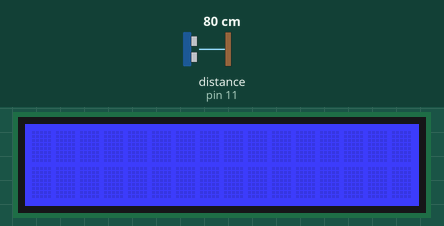
Recording of a sketch running on a simulated Arduino Uno, built with avr-gcc and run on an emulated ATmega328P. On the bench: 16×2 character LCD. Inputs (shaded band) come from the test bench; at power-on: distance to the obstacle (sensor on pin 11) 80 cm. The echo pulse lasts 58.3 µs per cm; what the sketch prints to the serial monitor is not drawn.

Above: at 2.2 s.
2.3 s: distance to the obstacle (sensor on pin 11) set to 52 cm
4.0 s: distance to the obstacle (sensor on pin 11) set to 44 cm
At 6.0 s:
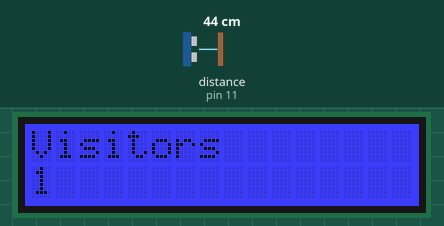
At 8.8 s:
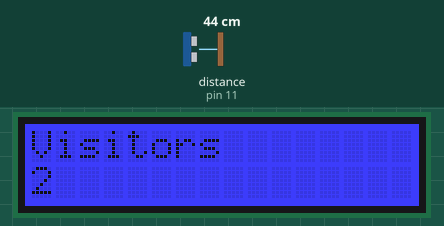
Timing chart, 0 to 10.3 s (numbered marks = the images above; inputs shaded):
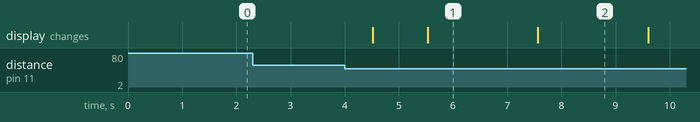

Measured:
- the behaviour switches between 50 and 49 cm on distance to the obstacle (sensor on pin 11) (found by bisection; images 0 and 1)
- after the input at 2.3 s, every drawn part: stays the same
- after the input at 4.0 s, the display: first changes after 0.52 s (image 1 shows a later state)
- what the display in image 1 shows lasts 2.1 s, from 5.5 s to 7.6 s

The sketch:

Showroom-visitor_counter.ino
```cpp
#include <NewPing.h>
#include <Wire.h>
#include "rgb_lcd.h"

rgb_lcd lcd;

#define TRIGGER_PIN  12  // Arduino pin tied to trigger pin on the ultrasonic sensor.
#define ECHO_PIN     11  // Arduino pin tied to echo pin on the ultrasonic sensor.
#define MAX_DISTANCE 200 // Maximum distance we want to ping for (in centimeters). Maximum sensor distance is rated at 400-500cm.

NewPing sonar(TRIGGER_PIN, ECHO_PIN, MAX_DISTANCE); // NewPing setup of pins and maximum distance.

long count = 1;
const int colorR = 0;
const int colorG = 0;
const int colorB = 255;

void setup() {
  Serial.begin(115200); // Open serial monitor at 115200 baud to see ping results.
  // set up the LCD's number of columns and rows:
  lcd.begin(16, 2);
  // initialize the serial communications:
  //Serial.begin(9600);
  lcd.setRGB(colorR, colorG, colorB);

  // Print a message to the LCD.

  delay(1000);
}

void loop() {
  //delay(500);                     // Wait 50ms between pings (about 20 pings/sec). 29ms should be the shortest delay between pings.
  //Serial.print("Ping: ");
  //Serial.print(sonar.ping_cm()); // Send ping, get distance in cm and print result (0 = outside set distance range)
  //Serial.println("cm");

  if (sonar.ping_cm() >= 30 && sonar.ping_cm() <= 50) {
    Serial.println("Count : ");
    //Serial.println(count++);
    Serial.println(" persons");

    delay(500);
    lcd.setCursor(0, 0);
    lcd.print("Visitors");
    lcd.setCursor(0, 1);
    lcd.print((count++ / 2));
    delay(500);

  }
  else {
    Serial.println(count);

  }
}
```
